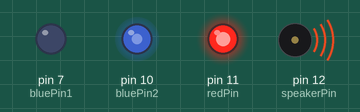
The sketch below on a simulated Arduino Uno, built with avr-gcc and run on an emulated ATmega328P. Parts: output pins drawn as LEDs (lit = HIGH), buzzer (waves = sounding). Random numbers use the default seed unless the sketch sets one.

Above: at 1.6 s.
At 10.61 s:
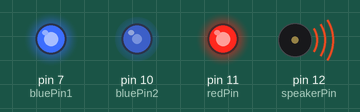
At 14.21 s:
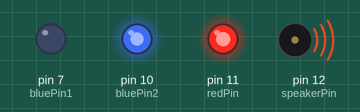
At 19.62 s:
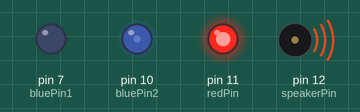
At 30.43 s:
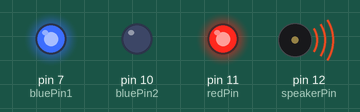
At 39.44 s:
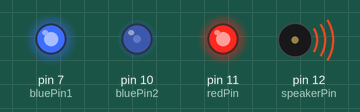
Timing chart, 0 to 40.0 s (numbered marks = the images above):
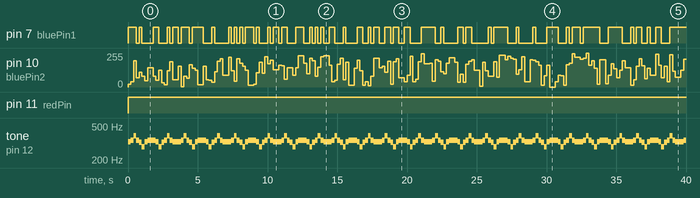

Measured:
- by itself, pin 7 (bluePin1): LOW → HIGH at 0.00 s, → LOW 0.60 s later, → HIGH 0.20 s later, → LOW 0.20 s later, … (91 changes in this stretch)
- by itself, pin 11 (redPin): LOW → HIGH at 0.00 s
- by itself, pin 10 (bluePin2): 0/255 → 19/255 at 0.00 s, → 38/255 0.20 s later, → 197/255 0.20 s later, → 68/255 0.20 s later, … (177 changes in this stretch)
- by itself, tone on pin 12 (speakerPin): repeats every 3.6 s: 341 Hz 0.20 s, 384 Hz 0.20 s, 341 Hz 0.20 s, 321 Hz 0.20 s, 285 Hz 0.20 s, 325 Hz 0.20 s, 341 Hz 0.60 s, 325 Hz 0.20 s, 285 Hz 0.20 s, 321 Hz 0.20 s, 341 Hz 0.20 s, 384 Hz 0.20 s, 341 Hz 0.20 s, 325 Hz 0.60 s

The sketch:

_Boat-Code.ino
```cpp
int bluePin1 = 7; // Blue pin for the first RGB LED
int bluePin2 = 10; // Blue pin for the second RGB LED
int redPin = 11; // Red LED pin
int speakerPin = 12; // Speaker pin

int notes[] = {329.63-4, 349.23-8, 392.00-8, 349.23-8, 329.63-8, 293.66-8, 329.63-4,
349.23-8, 392.00-8, 349.23-8, 329.63-8, 293.66-8, 261.63-2,
293.66-8, 329.63-8, 349.23-8, 329.63-8, 293.66-8, 261.63-2,
329.63-4, 349.23-8, 392.00-8, 349.23-8, 329.63-8, 293.66-8, 329.63-2
}; // Notes for the melody
int tempo = 200; // Adjust the tempo as needed

void setup() {
  pinMode(speakerPin, OUTPUT);
  pinMode(bluePin1, OUTPUT);
  pinMode(bluePin2, OUTPUT);
  pinMode(redPin, OUTPUT);
}

void loop() {
  digitalWrite(redPin, HIGH);
  // lost asea
  for (int i = 0; i < 2; i++) {
    // Initial rising notes
    for (int j = 0; j < 8; j++) {
      tone(speakerPin, notes[j]); // Play the current note
      analogWrite(bluePin1, random(255)); // Control the brightness of the first LED
      analogWrite(bluePin2, random(255)); // Control the brightness of the second LED
      delay(tempo); // Control the tempo
    }
    delay(tempo); // Add a short pause between phrases

    // Descending notes
    for (int j = 7; j >= 0; j--) {
      tone(speakerPin, notes[j]); // Play the current note
      analogWrite(bluePin1, random(255)); // Control the brightness of the first LED
      analogWrite(bluePin2, random(255)); // Control the brightness of the second LED
      delay(tempo); // Control the tempo
    }
    delay(tempo); // Add a short pause between phrases
  }
}
```
